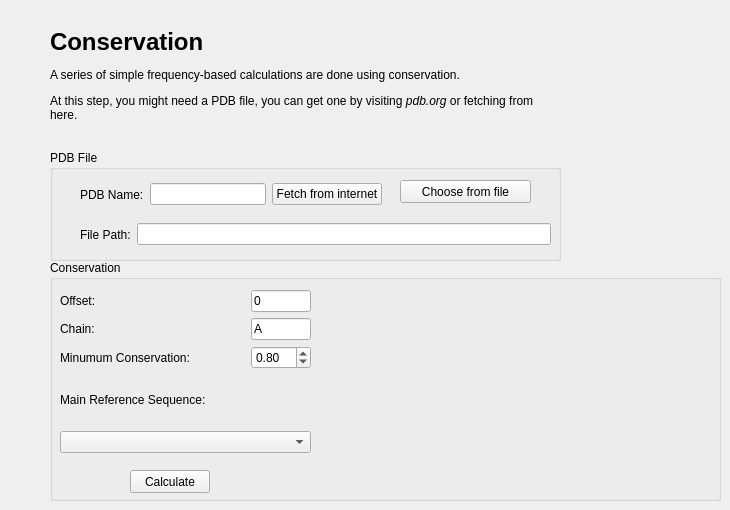
    <widget class="QWidget" name="page_4">
     <widget class="QLabel" name="label_14">
      <property name="geometry">
       <rect>
        <x>50</x>
        <y>10</y>
        <width>491</width>
        <height>131</height>
       </rect>
      </property>
      <property name="text">
       <string>&lt;html&gt;&lt;head/&gt;&lt;body&gt;&lt;p&gt;&lt;span style=&quot; font-size:xx-large; font-weight:600;&quot;&gt;Conservation&lt;/span&gt;&lt;/p&gt;&lt;p&gt;A series of simple frequency-based calculations are done using conservation.&lt;/p&gt;&lt;p&gt;At this step, you might need a PDB file, you can get one by visiting &lt;span style=&quot; font-style:italic;&quot;&gt;pdb.org&lt;/span&gt; or fetching from here.&lt;/p&gt;&lt;/body&gt;&lt;/html&gt;</string>
      </property>
      <property name="wordWrap">
       <bool>true</bool>
      </property>
     </widget>
     <widget class="QGroupBox" name="groupBox_3">
      <property name="geometry">
       <rect>
        <x>50</x>
        <y>150</y>
        <width>511</width>
        <height>111</height>
       </rect>
      </property>
      <property name="title">
       <string>PDB File</string>
      </property>
      <widget class="QPushButton" name="cmdPDBfromFile">
       <property name="geometry">
        <rect>
         <x>350</x>
         <y>30</y>
         <width>131</width>
         <height>23</height>
        </rect>
       </property>
       <property name="text">
        <string>Choose from file</string>
       </property>
      </widget>
      <widget class="QWidget" name="layoutWidget">
       <property name="geometry">
        <rect>
         <x>30</x>
         <y>70</y>
         <width>471</width>
         <height>29</height>
        </rect>
       </property>
       <layout class="QHBoxLayout" name="horizontalLayout_14">
        <item>
         <widget class="QLabel" name="label_15">
          <property name="text">
           <string>File Path:</string>
          </property>
         </widget>
        </item>
        <item>
         <widget class="QLineEdit" name="txtPDBfilepath">
          <property name="minimumSize">
           <size>
            <width>400</width>
            <height>0</height>
           </size>
          </property>
          <property name="readOnly">
           <bool>true</bool>
          </property>
         </widget>
        </item>
       </layout>
      </widget>
      <widget class="QWidget" name="layoutWidget">
       <property name="geometry">
        <rect>
         <x>30</x>
         <y>30</y>
         <width>302</width>
         <height>29</height>
        </rect>
       </property>
       <layout class="QHBoxLayout" name="horizontalLayout_15">
        <item>
         <widget class="QLabel" name="label_16">
          <property name="text">
           <string>PDB Name:</string>
          </property>
         </widget>
        </item>
        <item>
         <widget class="QLineEdit" name="txtPDBName"/>
        </item>
        <item>
         <widget class="QPushButton" name="cmdFetchPDB">
          <property name="text">
           <string>Fetch from internet</string>
          </property>
         </widget>
        </item>
       </layout>
      </widget>
      <zorder>layoutWidget</zorder>
      <zorder>layoutWidget</zorder>
      <zorder>cmdPDBfromFile</zorder>
     </widget>
     <widget class="QGroupBox" name="groupBox_4">
      <property name="geometry">
       <rect>
        <x>50</x>
        <y>260</y>
        <width>671</width>
        <height>241</height>
       </rect>
      </property>
      <property name="title">
       <string>Conservation</string>
      </property>
      <widget class="QPushButton" name="cmdConservation">
       <property name="geometry">
        <rect>
         <x>80</x>
         <y>210</y>
         <width>80</width>
         <height>23</height>
        </rect>
       </property>
       <property name="text">
        <string>Calculate</string>
       </property>
      </widget>
      <widget class="QWidget" name="layoutWidget">
       <property name="geometry">
        <rect>
         <x>10</x>
         <y>30</y>
         <width>251</width>
         <height>163</height>
        </rect>
       </property>
       <layout class="QVBoxLayout" name="verticalLayout_15">
        <item>
         <layout class="QVBoxLayout" name="verticalLayout_7">
          <item>
           <layout class="QVBoxLayout" name="verticalLayout_5">
            <item>
             <layout class="QHBoxLayout" name="horizontalLayout_17">
              <item>
               <widget class="QLabel" name="label_18">
                <property name="text">
                 <string>Offset:</string>
                </property>
               </widget>
              </item>
              <item>
               <widget class="QLineEdit" name="txtOffset">
                <property name="maximumSize">
                 <size>
                  <width>60</width>
                  <height>16777215</height>
                 </size>
                </property>
                <property name="text">
                 <string>0</string>
                </property>
               </widget>
              </item>
             </layout>
            </item>
            <item>
             <layout class="QHBoxLayout" name="horizontalLayout_18">
              <item>
               <widget class="QLabel" name="label_19">
                <property name="text">
                 <string>Chain:</string>
                </property>
               </widget>
              </item>
              <item>
               <widget class="QLineEdit" name="txtChain">
                <property name="maximumSize">
                 <size>
                  <width>60</width>
                  <height>16777215</height>
                 </size>
                </property>
                <property name="text">
                 <string>A</string>
                </property>
               </widget>
              </item>
             </layout>
            </item>
           </layout>
          </item>
          <item>
           <layout class="QHBoxLayout" name="horizontalLayout_24">
            <item>
             <widget class="QLabel" name="label_28">
              <property name="text">
               <string>Minumum Conservation:</string>
              </property>
             </widget>
            </item>
            <item>
             <widget class="QDoubleSpinBox" name="txtMinConserv">
              <property name="maximumSize">
               <size>
                <width>60</width>
                <height>16777215</height>
               </size>
              </property>
              <property name="maximum">
               <double>1.000000000000000</double>
              </property>
              <property name="singleStep">
               <double>0.010000000000000</double>
              </property>
              <property name="value">
               <double>0.800000000000000</double>
              </property>
             </widget>
            </item>
           </layout>
          </item>
         </layout>
        </item>
        <item>
         <layout class="QVBoxLayout" name="verticalLayout_14">
          <item>
           <widget class="QLabel" name="label_17">
            <property name="text">
             <string>Main Reference Sequence:</string>
            </property>
           </widget>
          </item>
          <item>
           <widget class="QComboBox" name="cmbRefSeq_2">
            <property name="minimumSize">
             <size>
              <width>150</width>
              <height>0</height>
             </size>
            </property>
           </widget>
          </item>
         </layout>
        </item>
       </layout>
      </widget>
     </widget>
    </widget>
